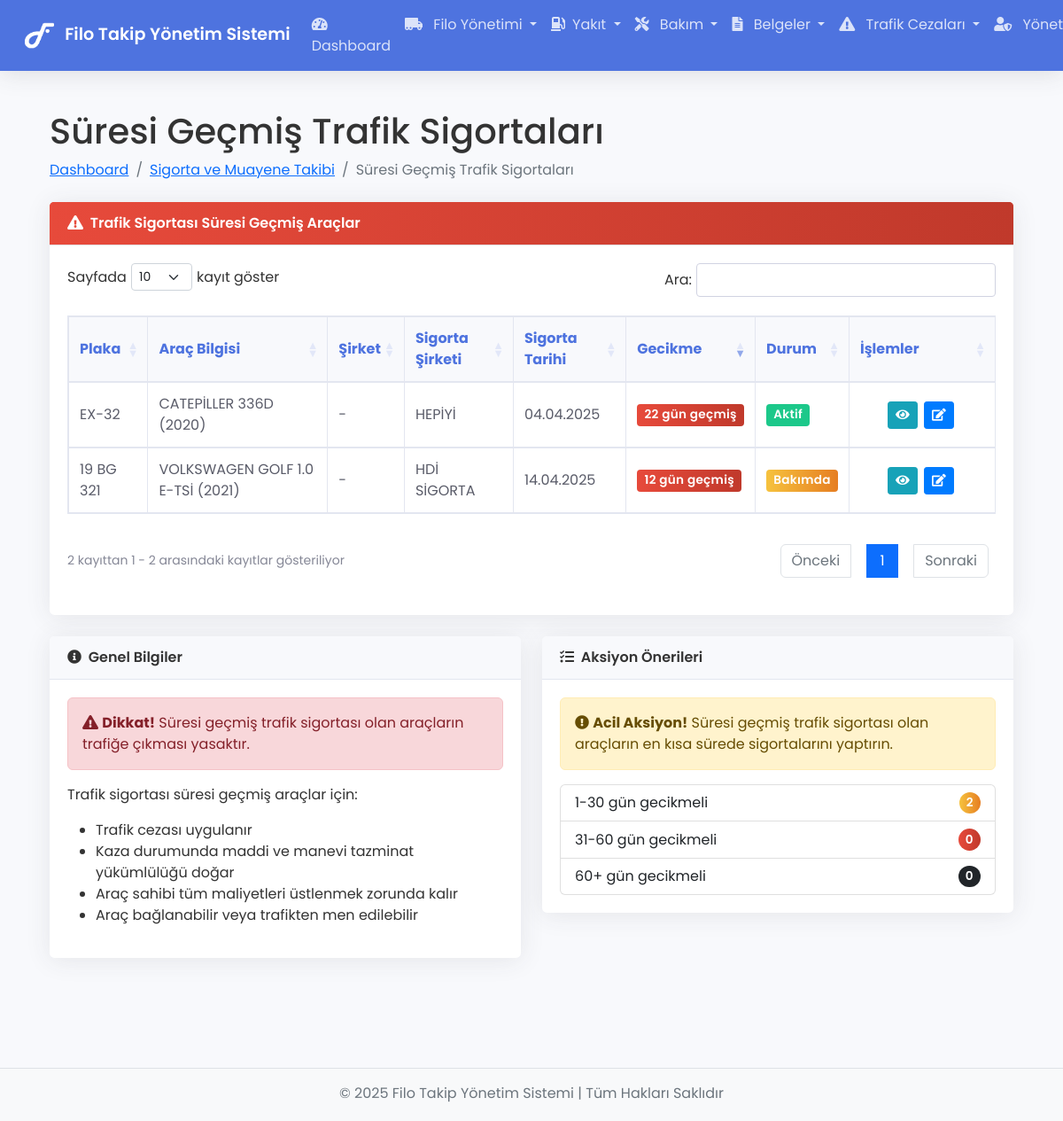
Screenshot of /insurance/expiredTrafficInsurance (signed in) with the database file from the repository.
### tables this page shows
CREATE TABLE `vehicles` (
  `id` int(11) NOT NULL,
  `plate_number` varchar(20) NOT NULL,
  `brand` varchar(100) NOT NULL,
  `model` varchar(100) NOT NULL,
  `year` int(11) DEFAULT NULL,
  `company_id` int(11) DEFAULT NULL,
  `vehicle_type` enum('Otomobil','Kamyonet','Damperli Kamyon','Istıcı Kazan','Beton Santrali','Silindir','Loder','Bekoloder','Ekskavatör','Akaryakıt Tankı','Yağlama ve Bakım','Mikserler','Çekici','Arazöz','Mobil Beton Pompası','Jeneratör') NOT NULL,
  `status` enum('Aktif','Pasif','Bakımda') NOT NULL DEFAULT 'Aktif',
  `created_at` timestamp NOT NULL DEFAULT current_timestamp(),
  `order_number` varchar(50) DEFAULT NULL,
  `equipment_number` varchar(50) DEFAULT NULL,
  `fixed_asset_number` varchar(50) DEFAULT NULL,
  `cost_center` varchar(100) DEFAULT NULL,
  `production_site` varchar(100) DEFAULT NULL,
  `inspection_date` date DEFAULT NULL,
  `traffic_insurance_agency` varchar(100) DEFAULT NULL,
  `traffic_insurance_date` date DEFAULT NULL,
  `casco_insurance_agency` varchar(100) DEFAULT NULL,
  `casco_insurance_date` date DEFAULT NULL,
  `work_site` varchar(100) DEFAULT NULL,
  `initial_km` int(11) DEFAULT NULL COMMENT 'Aracın sisteme giriş km bilgisi',
  `initial_hours` decimal(10,2) DEFAULT NULL COMMENT 'Aracın sisteme giriş çalışma saati',
  `current_km` int(11) DEFAULT NULL COMMENT 'Aracın mevcut kilometre bilgisi',
  `current_hours` decimal(10,2) DEFAULT NULL COMMENT 'Aracın mevcut çalışma saati'
);

### app/Controllers/Insurance.php (called while the page is built, shortened)
<?php
class Insurance extends Controller
{
    private $vehicleModel;
    public function __construct()
    {
        try {
            $this->vehicleModel = $this->model('Vehicle');
        } catch (\Exception $e) {
            error_log('Insurance controller modelleri yüklenirken hata: ' . $e->getMessage());
            flash('error', 'Sistem modülleri yüklenirken bir hata oluştu. Lütfen daha sonra tekrar deneyin.');
            $this->vehicleModel = null;
            $this->companyModel = null;
        }
    }
    public function expiredTrafficInsurance()
    {
        $expiredInsurances = $this->getExpiredTrafficInsurance();
        $data = [
            'title' => 'Süresi Geçmiş Trafik Sigortaları',
            'vehicles' => $expiredInsurances
        ];
        $this->view('insurance/expired_traffic', $data);
    }
    private function getExpiredTrafficInsurance()
    {
        $vehicles = $this->vehicleModel->getVehicles();
        $expiredInsurances = [];
        $today = new DateTime();
        foreach ($vehicles as $vehicle) {
            if (!empty($vehicle->traffic_insurance_date)) {
                $insuranceDate = new DateTime($vehicle->traffic_insurance_date);
                if ($insuranceDate < $today) {
                    $diff = $today->diff($insuranceDate);
                    $vehicle->days_expired = $diff->days;
                    $expiredInsurances[] = $vehicle;
                }
            }
        }
        usort($expiredInsurances, function ($a, $b) {
            return $b->days_expired - $a->days_expired;
        });
        return $expiredInsurances;
    }
}

### app/Core/App.php (called while the page is built, shortened)
<?php
class App {
    protected $currentController;
    protected $currentMethod = 'index';
    public function __construct() {
        $url = $this->getUrl();
        if (!empty($url) && isset($url[0])) {
            $controllerName = ucwords($url[0]);
            $controllerClass = 'App\\Controllers\\' . $controllerName;
            if (class_exists($controllerClass)) {
                unset($url[0]);
            } else {
                error_log('Hata: Controller bulunamadı: ' . $controllerClass);
                $this->errorPage('Controller bulunamadı: ' . $controllerName);
                return;
            }
        }
        try {
            $this->currentController = new $controllerClass();
        } catch (\Throwable $e) {
            error_log('Hata: Controller oluşturulamadı: ' . $e->getMessage());
            $this->errorPage('Controller oluşturulamadı: ' . $e->getMessage());
            return;
        }
        if (isset($url[1])) {
            $methodName = $url[1];
            if (method_exists($this->currentController, $methodName)) {
                $this->currentMethod = $methodName;
                unset($url[1]);
            } else {
                error_log('Hata: Metod bulunamadı: ' . $methodName);
                $this->errorPage('Metod bulunamadı: ' . $methodName);
                return;
            }
        }
        $this->params = $url ? array_values($url) : [];
        try {
            call_user_func_array([$this->currentController, $this->currentMethod], $this->params);
        } catch (\ArgumentCountError $e) {
            error_log('Hata: Parametre sayısı hatası: ' . $e->getMessage());
            $this->errorPage('Yanlış sayıda parametre: ' . $e->getMessage());
        } catch (\Throwable $e) {
            error_log('Hata: ' . $e->getMessage() . "\n" . $e->getTraceAsString());
            $this->errorPage($e->getMessage());
        }
    }
    public function getUrl(): array {
        if (isset($_GET['url'])) {
            $url = rtrim($_GET['url'], '/');
            $url = filter_var($url, FILTER_SANITIZE_URL);
            $url = explode('/', $url);
            return $url;
        }
        return [];
    }
}

### index.php (called while the page is built, shortened)
<?php
$app = new App();

### app/Core/Database.php (called while the page is built, shortened)
<?php
class Database {
    private $host = DB_HOST;
    private $user = DB_USER;
    private $pass = DB_PASS;
    private $dbname = DB_NAME;
    private $dbh;
    private $stmt;
    public function __construct() {
        $dsn = 'mysql:host=' . $this->host . ';dbname=' . $this->dbname . ';charset=utf8';
        $options = [
            \PDO::ATTR_PERSISTENT => true,
            \PDO::ATTR_ERRMODE => \PDO::ERRMODE_EXCEPTION,
            \PDO::ATTR_DEFAULT_FETCH_MODE => \PDO::FETCH_OBJ,
            \PDO::ATTR_EMULATE_PREPARES => false
        ];
        try {
            $this->dbh = new \PDO($dsn, $this->user, $this->pass, $options);
        } catch (\PDOException $e) {
            $this->error = $e->getMessage();
            echo $this->error;
        }
    }
    public function query(string $sql): bool {
        try {
            $this->stmt = $this->dbh->prepare($sql);
            return true;
        } catch (\PDOException $e) {
            error_log("Database::query - PDO Hatası: " . $e->getMessage());
            return false;
        }
    }
    public function execute(): bool {
        try {
            return $this->stmt->execute();
        } catch (\PDOException $e) {
            error_log("Database::execute - PDO Hatası: " . $e->getMessage());
            return false;
        }
    }
    public function resultSet(): array|false {
        try {
            if ($this->execute()) {
                return $this->stmt->fetchAll();
            }
            return false;
        } catch (\PDOException $e) {
            error_log("Database::resultSet - PDO Hatası: " . $e->getMessage());
            return false;
        }
    }
}

### app/Models/Vehicle.php (called while the page is built, shortened)
<?php
class Vehicle
{
    private $db;
    public function __construct()
    {
        $this->db = new Database;
    }
    public function getVehicles()
    {
        $this->db->query('SELECT * FROM vehicles ORDER BY created_at DESC');
        $results = $this->db->resultSet();
        return $results;
    }
}

### app/views/insurance/expired_traffic.php (the view, shortened to what this page needs)
<?php require APPROOT . '/views/inc/header.php'; ?>
<div class="container-fluid px-4">
    <h1 class="mt-4"><?php echo $data['title']; ?></h1>
    <ol class="breadcrumb mb-4">
        <li class="breadcrumb-item"><a href="<?php echo URLROOT; ?>/dashboard">Dashboard</a></li>
        <li class="breadcrumb-item"><a href="<?php echo URLROOT; ?>/insurance">Sigorta ve Muayene Takibi</a></li>
        <li class="breadcrumb-item active">Süresi Geçmiş Trafik Sigortaları</li>
    </ol>
    <div class="card mb-4">
        <div class="card-header bg-danger text-white">
            <i class="fas fa-exclamation-triangle me-1"></i>
            Trafik Sigortası Süresi Geçmiş Araçlar
        </div>
        <div class="card-body">
            <div class="table-responsive">
                <table class="table table-bordered table-hover" id="expiredTrafficTable">
                    <thead>
                        <tr>
                            <th>Plaka</th>
                            <th>Araç Bilgisi</th>
                            <th>Şirket</th>
                            <th>Sigorta Şirketi</th>
                            <th>Sigorta Tarihi</th>
                            <th>Gecikme</th>
                            <th>Durum</th>
                            <th>İşlemler</th>
                        </tr>
                    </thead>
                    <tbody>
                        <?php if(!empty($data['vehicles'])): ?>
                            <?php foreach($data['vehicles'] as $vehicle): ?>
                                <tr>
                                    <td><?php echo $vehicle->plate_number; ?></td>
                                    <td><?php echo $vehicle->brand . ' ' . $vehicle->model . ' (' . $vehicle->year . ')'; ?></td>
                                    <td><?php echo isset($vehicle->company_name) ? $vehicle->company_name : '-'; ?></td>
                                    <td><?php echo !empty($vehicle->traffic_insurance_agency) ? $vehicle->traffic_insurance_agency : '-'; ?></td>
                                    <td><?php echo date('d.m.Y', strtotime($vehicle->traffic_insurance_date)); ?></td>
                                    <td>
                                        <span class="badge bg-danger">
                                            <?php echo $vehicle->days_expired; ?> gün geçmiş
                                        </span>
                                    </td>
                                    <td>
                                        <span class="badge <?php
                                            switch($vehicle->status) {
                                                case 'Aktif':
                                                    echo 'bg-success';
                                                    break;
                                                case 'Bakımda':
                                                    echo 'bg-warning';
                                                    break;
                                            }
                                        ?>">
                                            <?php echo $vehicle->status; ?>
                                        </span>
                                    </td>
                                    <td>
                                        <a href="<?php echo URLROOT; ?>/insurance/vehicle/<?php echo $vehicle->id; ?>" class="btn btn-sm btn-info">
                                            <i class="fas fa-eye"></i>
                                        </a>
                                        <a href="<?php echo URLROOT; ?>/vehicles/edit/<?php echo $vehicle->id; ?>" class="btn btn-sm btn-primary">
                                            <i class="fas fa-edit"></i>
                                        </a>
                                    </td>
                                </tr>
                            <?php endforeach; ?>
                        <?php else: ?>
                            <tr>
                                <td colspan="8" class="text-center">Süresi geçmiş trafik sigortası bulunmamaktadır</td>
                            </tr>
                        <?php endif; ?>
                    </tbody>
                </table>
            </div>
        </div>
    </div>
    <div class="row mb-4">
        <div class="col-md-6">
            <div class="card">
                <div class="card-header">
                    <i class="fas fa-info-circle me-1"></i>
                    Genel Bilgiler
                </div>
                <div class="card-body">
                    <div class="alert alert-danger">
                        <i class="fas fa-exclamation-triangle"></i> <strong>Dikkat!</strong> Süresi geçmiş trafik sigortası olan araçların trafiğe çıkması yasaktır.
                    </div>
                    <p>Trafik sigortası süresi geçmiş araçlar için:</p>
                    <ul>
                        <li>Trafik cezası uygulanır</li>
                        <li>Kaza durumunda maddi ve manevi tazminat yükümlülüğü doğar</li>
                        <li>Araç sahibi tüm maliyetleri üstlenmek zorunda kalır</li>
                        <li>Araç bağlanabilir veya trafikten men edilebilir</li>
                    </ul>
                </div>
            </div>
        </div>
        <div class="col-md-6">
            <div class="card">
                <div class="card-header">
                    <i class="fas fa-tasks me-1"></i>
                    Aksiyon Önerileri
                </div>
                <div class="card-body">
                    <div class="alert alert-warning">
                        <i class="fas fa-exclamation-circle"></i> <strong>Acil Aksiyon!</strong> Süresi geçmiş trafik sigortası olan araçların en kısa sürede sigortalarını yaptırın.
                    </div>
                    <ul class="list-group">
                        <li class="list-group-item d-flex justify-content-between align-items-center">
                            1-30 gün gecikmeli
                            <span class="badge bg-warning rounded-pill" id="delay30">Hesaplanıyor...</span>
                        </li>
                        <li class="list-group-item d-flex justify-content-between align-items-center">
                            31-60 gün gecikmeli
                            <span class="badge bg-danger rounded-pill" id="delay60">Hesaplanıyor...</span>
                        </li>
                        <li class="list-group-item d-flex justify-content-between align-items-center">
                            60+ gün gecikmeli
                            <span class="badge bg-dark rounded-pill" id="delay61Plus">Hesaplanıyor...</span>
                        </li>
                    </ul>
                </div>
            </div>
        </div>
    </div>
</div>
<?php require APPROOT . '/views/inc/footer.php'; ?>

### rows the page displays
vehicles: plate_number "EX-32", brand "CATEPİLLER", model "336D", year "2020", traffic_insurance_agency "HEPİYİ", traffic_insurance_date "04.04.2025", traffic_insurance_date "22", status "Aktif"
vehicles: plate_number "19 BG 321", brand "VOLKSWAGEN", model "GOLF 1.0 E-TSİ", year "2021", traffic_insurance_agency "HDİ SİGORTA", traffic_insurance_date "14.04.2025", traffic_insurance_date "12", status "Bakımda"

### other values shown
SITENAME "Filo Takip Yönetim Sistemi"
$data['title'] "Süresi Geçmiş Trafik Sigortaları"
